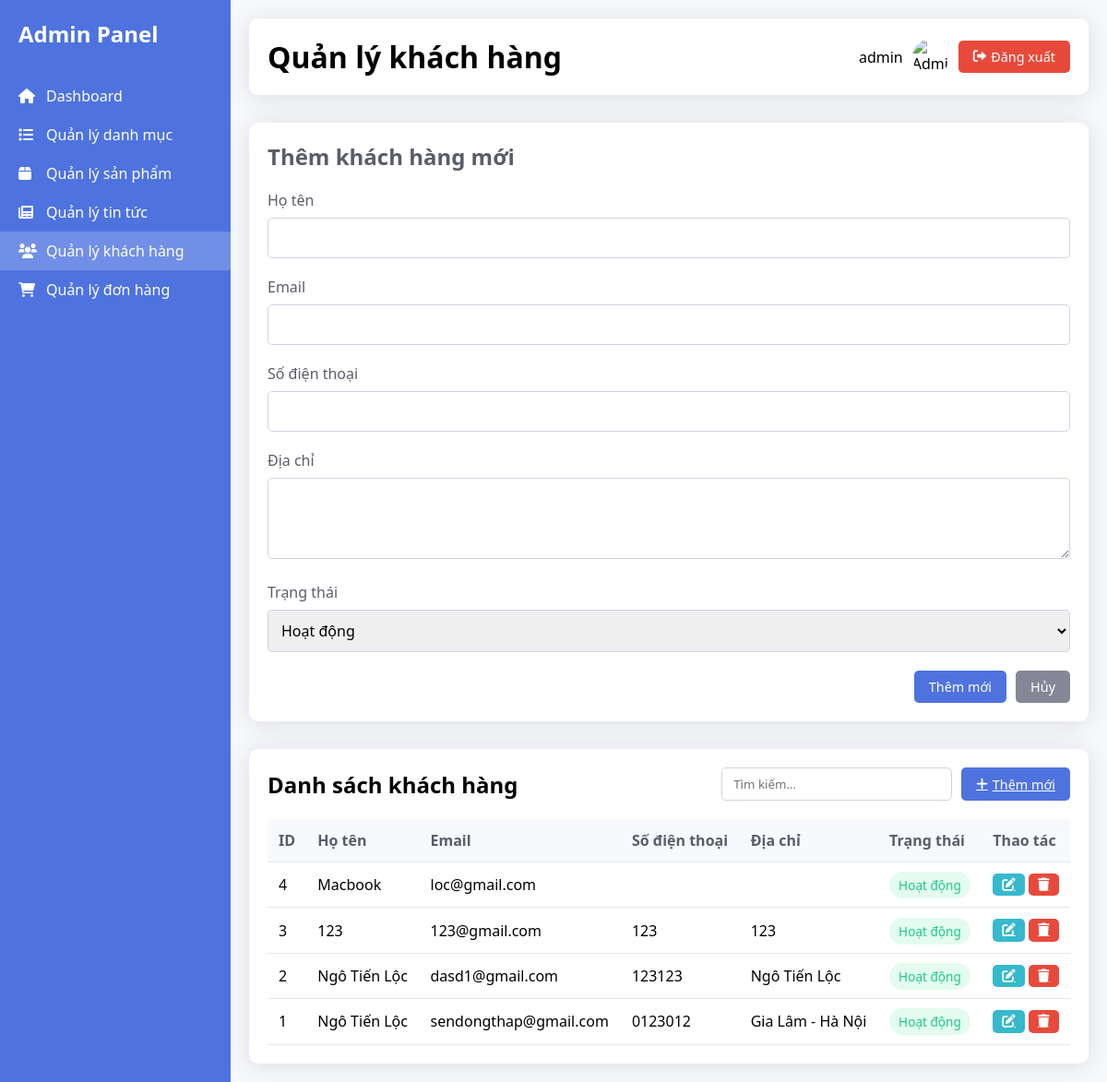
/admin/customers.php (signed in), run on the app's committed database.
### tables this page shows
CREATE TABLE `customers` (
  `id` int(11) NOT NULL,
  `name` varchar(100) NOT NULL,
  `email` varchar(100) NOT NULL,
  `phone` varchar(20) DEFAULT NULL,
  `gender` enum('male','female') DEFAULT NULL,
  `birthdate` date DEFAULT NULL,
  `address` text DEFAULT NULL,
  `status` enum('active','inactive') DEFAULT 'active',
  `created_at` timestamp NOT NULL DEFAULT current_timestamp(),
  `username` varchar(50) NOT NULL,
  `password` varchar(255) NOT NULL
);

### admin/customers.php (the view, shortened to what this page needs)
<?php
require_once '../config/config.php';
$sql = "SELECT * FROM customers ORDER BY id DESC";
$customers = mysqli_query($conn, $sql);
?>
<?php include 'components/head.php'; ?>
<body>
    <div class="container">
        <?php include 'components/menubar.php'; ?>
        <div class="main-content">
            <?php include 'components/header.php'; ?>
            <div class="content">
                <div class="form-container">
                    <h2><?php echo isset($_GET['edit']) ? 'Sửa khách hàng' : 'Thêm khách hàng mới'; ?></h2>
                    <form method="POST">
                        <div class="form-group">
                            <label for="name">Họ tên</label>
                            <input type="text" id="name" name="name"
                                   value="<?php echo isset($edit_customer) ? $edit_customer['name'] : ''; ?>"
                                   required>
                        </div>
                        <div class="form-group">
                            <label for="email">Email</label>
                            <input type="email" id="email" name="email"
                                   value="<?php echo isset($edit_customer) ? $edit_customer['email'] : ''; ?>"
                                   required>
                        </div>
                        <div class="form-group">
                            <label for="phone">Số điện thoại</label>
                            <input type="number" id="phone" name="phone"
                                   value="<?php echo isset($edit_customer) ? $edit_customer['phone'] : ''; ?>"
                                   required>
                        </div>
                        <div class="form-group">
                            <label for="address">Địa chỉ</label>
                            <textarea id="address" name="address" rows="3"><?php
                            ?></textarea>
                        </div>
                        <div class="form-group">
                            <label for="status">Trạng thái</label>
                            <select id="status" name="status">
                                <option value="active" <?php echo (isset($edit_customer) && $edit_customer['status'] == 'active') ? 'selected' : ''; ?>>
                                    Hoạt động
                                </option>
                            </select>
                        </div>
                        <div class="form-actions">
                            <button type="submit" name="<?php echo isset($_GET['edit']) ? 'edit' : 'add'; ?>" class="btn btn-primary">
                                <?php echo isset($_GET['edit']) ? 'Lưu' : 'Thêm mới'; ?>
                            </button>
                            <a href="customers.php?cancel=1" class="btn btn-secondary">Hủy</a>
                        </div>
                    </form>
                </div>
                <div class="table-container">
                    <div class="table-header">
                        <h2>Danh sách khách hàng</h2>
                        <div class="table-actions">
                            <input type="text" id="searchInput" placeholder="Tìm kiếm...">
                            <a href="customers.php" class="btn btn-primary">
                                <i class="fas fa-plus"></i> Thêm mới
                            </a>
                        </div>
                    </div>
                    <table class="data-table">
                        <thead>
                            <tr>
                                <th>ID</th>
                                <th>Họ tên</th>
                                <th>Email</th>
                                <th>Số điện thoại</th>
                                <th>Địa chỉ</th>
                                <th>Trạng thái</th>
                                <th>Thao tác</th>
                            </tr>
                        </thead>
                        <tbody>
                            <?php while ($customer = mysqli_fetch_assoc($customers)): ?>
                            <tr>
                                <td><?php echo $customer['id']; ?></td>
                                <td><?php echo $customer['name']; ?></td>
                                <td><?php echo $customer['email']; ?></td>
                                <td><?php echo $customer['phone']; ?></td>
                                <td><?php echo $customer['address']; ?></td>
                                <td>
                                    <span class="status <?php echo $customer['status']; ?>">
                                        <?php echo $customer['status'] == 'active' ? 'Hoạt động' : 'Không hoạt động'; ?>
                                    </span>
                                </td>
                                <td>
                                    <a href="customers.php?edit=<?php echo $customer['id']; ?>" class="btn btn-edit">
                                        <i class="fas fa-edit"></i>
                                    </a>
                                    <a href="customers.php?delete=<?php echo $customer['id']; ?>"
                                       class="btn btn-delete"
                                       onclick="return confirm('Bạn có chắc chắn muốn xóa khách hàng này?');">
                                        <i class="fas fa-trash"></i>
                                    </a>
                                </td>
                            </tr>
                            <?php endwhile; ?>
                        </tbody>
                    </table>
                </div>
            </div>
        </div>
    </div>
</body>
</html>

### style/style.css (style rules this page uses)
* { margin: 0; padding: 0; box-sizing: border-box; font-family: "Segoe UI", Tahoma, Geneva, Verdana, sans-serif; }
:root { --primary-color: #4e73df; --secondary-color: #858796; --success-color: #1cc88a; --info-color: #36b9cc; --warning-color: #f6c23e; --danger-color: #e74a3b; --light-color: #f8f9fc; --dark-color: #5a5c69; }
body { background-color: #f8f9fc; }
.container { display: flex; min-height: 100vh; }
.main-content { flex: 1; padding: 20px; }

### style/table.css (style rules this page uses)
.form-container { background-color: white; padding: 20px; border-radius: 10px; box-shadow: 0 0.15rem 1.75rem 0 rgba(58, 59, 69, 0.15); margin-bottom: 30px; }
.form-container h2 { margin-bottom: 20px; color: var(--dark-color); }
.form-group { margin-bottom: 20px; }
.form-group label { display: block; margin-bottom: 8px; color: var(--dark-color); font-weight: 500; }
.form-group input, .form-group select, .form-group textarea { width: 100%; padding: 10px; border: 1px solid #d1d3e2; border-radius: 5px; font-size: 1rem; }
.form-group textarea { resize: vertical; }
.form-actions { display: flex; gap: 10px; justify-content: flex-end; }
.table-container { background-color: white; padding: 20px; border-radius: 10px; box-shadow: 0 0.15rem 1.75rem 0 rgba(58, 59, 69, 0.15); }
.table-header { display: flex; justify-content: space-between; align-items: center; margin-bottom: 20px; }
.table-actions { display: flex; gap: 10px; }
.table-actions input { padding: 8px 12px; border: 1px solid #d1d3e2; border-radius: 5px; width: 250px; }
.data-table { width: 100%; border-collapse: collapse; }
.data-table th, .data-table td { padding: 12px; text-align: left; border-bottom: 1px solid #e3e6f0; }
.data-table th { background-color: #f8f9fc; font-weight: 600; color: var(--dark-color); }
.status { padding: 5px 10px; border-radius: 20px; font-size: 0.85rem; font-weight: 500; }
.status.active { background-color: #e3fcef; color: #1cc88a; }
.btn { padding: 8px 16px; border: none; border-radius: 5px; cursor: pointer; font-size: 0.9rem; display: inline-flex; align-items: center; gap: 5px; transition: all 0.3s; }
.btn-primary { background-color: var(--primary-color); color: white; }
.btn-secondary { background-color: var(--secondary-color); color: white; text-decoration: none; }
.btn-edit { background-color: var(--info-color); color: white; padding: 5px 10px; }
.btn-delete { background-color: var(--danger-color); color: white; padding: 5px 10px; }

### data on the page
customers: id "4", name "Macbook", email "loc@gmail.com", status "Hoạt động"
customers: id "3", name "123", email "123@gmail.com", phone "123", address "123", status "Hoạt động"
customers: id "2", name "Ngô Tiến Lộc", email "dasd1@gmail.com", phone "123123", address "Ngô Tiến Lộc", status "Hoạt động"
customers: id "1", name "Ngô Tiến Lộc", email "sendongthap@gmail.com", phone "0123012", address "Gia Lâm - Hà Nội", status "Hoạt động"

### other printed values
$page_title "Quản lý khách hàng"
$_SESSION['username'] "admin"
